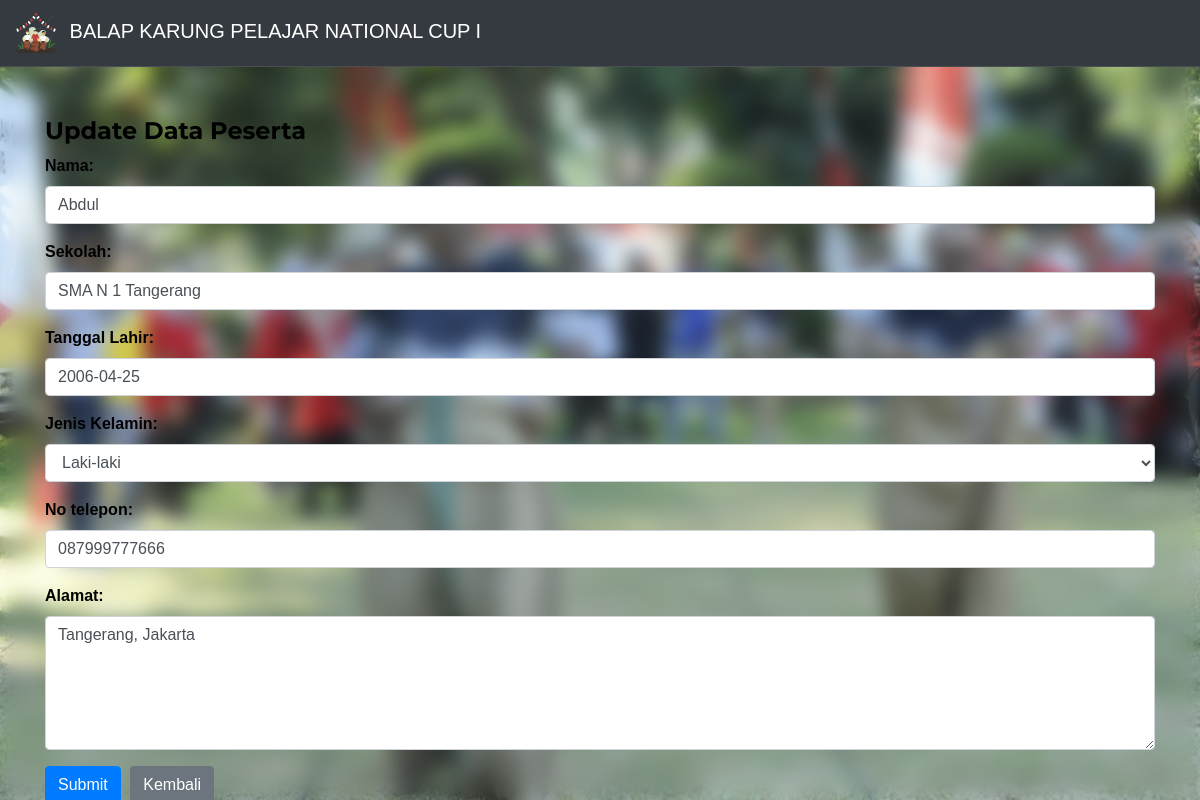
The page /update.php?id_peserta=4 on the database its author committed.
### tables this page shows
CREATE TABLE `peserta` (
  `id_peserta` int(11) NOT NULL,
  `nama_peserta` varchar(50) NOT NULL,
  `sekolah` varchar(50) NOT NULL,
  `alamat` varchar(100) NOT NULL,
  `tanggal_lahir` date NOT NULL,
  `no_telepon` varchar(13) NOT NULL,
  `jenis_kelamin` enum('L','P') NOT NULL
);

### update.php (the view, shortened to what this page needs)
<!DOCTYPE html>
<html>
<head>
    <link rel="stylesheet" href="https://cdn.jsdelivr.net/npm/bootstrap@4.6.1/dist/css/bootstrap.min.css">
    <link rel="stylesheet" href="styles.css">
</head>
<body>
<nav class="navbar navbar-dark bg-dark">
        <span class="navbar-brand mb-0 h1">
        <img src="logobalapkarung.png" alt="Logo" class="navbar-logo mr-2">
        BALAP KARUNG PELAJAR NATIONAL CUP I</span>
    </nav>
<div class="container">
    <?php
    include "koneksi.php";
    function input($data) {
        $data = trim($data);
        $data = stripslashes($data);
        $data = htmlspecialchars($data);
        return $data;
    }
    if (isset($_GET['id_peserta'])) {
        $id_peserta=input($_GET["id_peserta"]);
        $sql="select * from peserta where id_peserta=$id_peserta";
        $hasil=mysqli_query($kon,$sql);
        $data = mysqli_fetch_assoc($hasil);
    }
    ?>
    <h4>Update Data Peserta</h4>
    <form name="registrationForm" action="<?php echo $_SERVER["PHP_SELF"];?>" method="post" onsubmit="return validateForm()">
    <div class="form-group">
    <label>Nama:</label>
    <input type="text" name="nama_peserta" class="form-control" placeholder="Masukan Nama" required value="<?php echo $data['nama_peserta']; ?>" />
</div>
<div class="form-group">
    <label>Sekolah:</label>
    <input type="text" name="sekolah" class="form-control" placeholder="Masukan Nama Sekolah" required value="<?php echo $data['sekolah']; ?>" />
</div>
<div class="form-group">
    <label>Tanggal Lahir:</label>
    <input type="text" name="tanggal_lahir" class="form-control" placeholder="YYYY-MM-DD" required value="<?php echo $data['tanggal_lahir']; ?>" />
</div>
<div class="form-group">
    <label>Jenis Kelamin:</label>
    <select name="jenis_kelamin" class="form-control" required>
        <option value="L" <?php if ($data['jenis_kelamin'] == 'L') echo 'selected'; ?>>Laki-laki</option>
    </select>
</div>
<div class="form-group">
    <label>No telepon:</label>
    <input type="text" name="no_telepon" class="form-control" placeholder="Masukan No telepon" required value="<?php echo $data['no_telepon']; ?>" />
</div>
<div class="form-group">
    <label>Alamat:</label>
    <textarea name="alamat" class="form-control" rows="5" placeholder="Masukan Alamat" required><?php echo $data['alamat']; ?></textarea>
</div>
        <button type="submit" name="submit" class="btn btn-primary">Submit</button>
        <a href="index.php" class="btn btn-secondary" role="button">Kembali</a>
    </form>
</div>
</body>
</html>

### styles.css (style rules this page uses)
body { background-image: url('bgimage.jpg'); background-size: cover; background-position: center center; backdrop-filter: blur(10px); margin: 0; padding: 0; height: 100vh; font-family: 'Helvetica', sans-serif; font-weight: bold; color: black }
.navbar { border-bottom: 1px solid rgba(255, 255, 255, 0.1); }
.container { margin-top: 50px; }
h4 { color: black; font-family: 'Montserrat', sans-serif; font-weight: bold; }
.btn { margin-right: 5px; }
a { color: #fff; }
.navbar-logo { max-height: 40px; height: auto; }

### rows shown on the page
peserta: nama_peserta "Abdul", sekolah "SMA N 1 Tangerang", tanggal_lahir "2006-04-25", jenis_kelamin "Laki-laki", no_telepon "087999777666", alamat "Tangerang, Jakarta"
